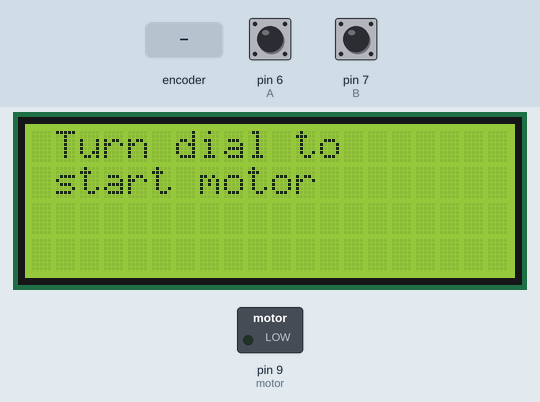
Bench run of a sketch on a simulated Arduino Uno, built with avr-gcc and run on an emulated ATmega328P. Parts: 20×4 character LCD, switched loads named in the sketch (green lamp = pin HIGH). The inputs (shaded band) are chosen by the test bench; at power-on: pin 6 (A) HIGH, pin 7 (B) HIGH. What the sketch prints to the serial monitor is not drawn.

Above: at 1.2 s.
1.3 s: rotary encoder on pin 6 (A) / pin 7 (B) turned 3 steps (first pin leading)
At 2.2 s:
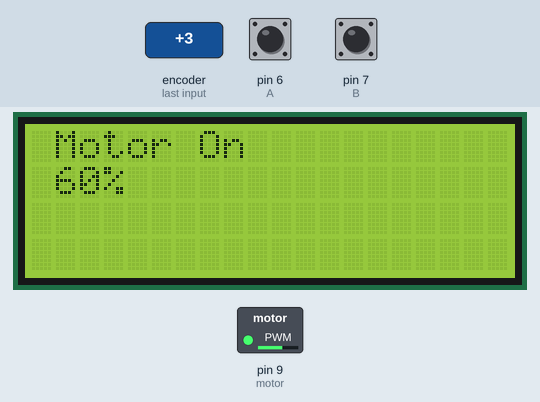
3.4 s: rotary encoder on pin 6 (A) / pin 7 (B) turned 1 step (first pin leading)
At 4.7 s:
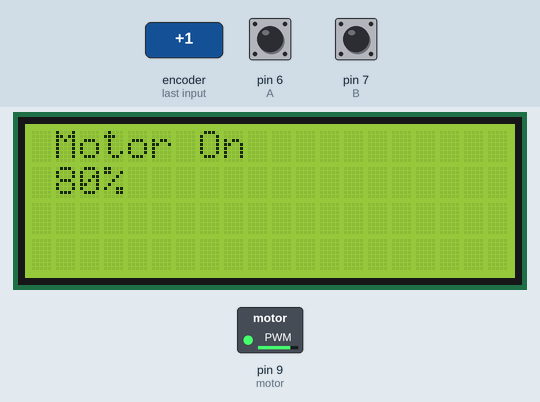
5.1 s: rotary encoder on pin 6 (A) / pin 7 (B) turned 1 step (first pin leading)
At 6.1 s:
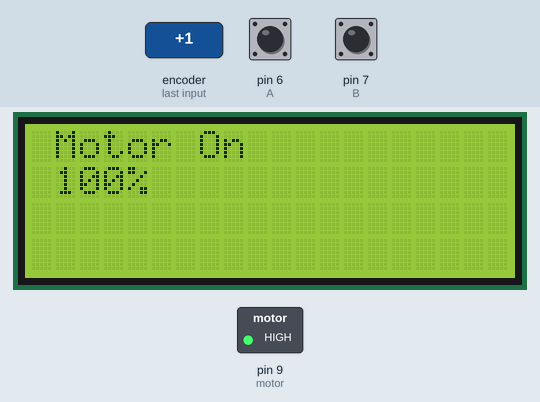
Timing chart, 0 to 8.1 s (numbered marks = the images above; inputs shaded):
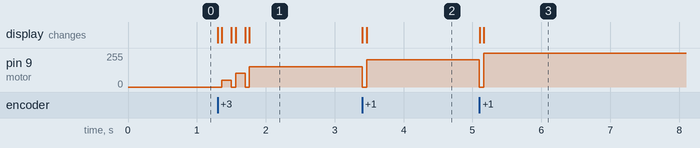

Measured:
- after the input at 1.3 s, the display: first changes at once (image 1 shows a later state)
- after the input at 3.4 s, pin 9 (motor): 153/255 → 0/255 at once, → 204/255 0.06 s later; the display: first changes at once (image 2 shows a later state)
- after the input at 5.1 s, pin 9 (motor): 204/255 → 0/255 at once, → 255/255 0.06 s later; the display: first changes at once (image 3 shows a later state)

The sketch:

Encoder-test.ino
```cpp
#include <Wire.h>
#include <LiquidCrystal_I2C.h>

LiquidCrystal_I2C lcd(0x27,20,4);

 #define A 6
 #define B 7
 #define motor 9
int counter = 0;
int aState;
int aLastState;


 void setup() {
   lcd.init();
   pinMode (A,INPUT);
   pinMode (B,INPUT);
   pinMode(motor, OUTPUT);
   digitalWrite(A, HIGH);
   digitalWrite(B, HIGH);
   lcd.backlight();
   lcd.setCursor(1,0);
   lcd.print("Turn dial to ");
   lcd.setCursor(1,1);
   lcd.print("start motor");

   Serial.begin (9600);
   aLastState = digitalRead(A);
 }
 void loop() {
   aState = digitalRead(A);
   if (aState != aLastState){
     if (digitalRead(B) != aState) {
       counter ++;
       if (counter > 12){
        counter = 0;
       }
       else if (counter < -1){
        counter = 0;
       }
     } else if (counter > -1) {
       counter --;
     }
     Serial.print("Value: ");
     Serial.println(counter);
     if (counter == 2) {
      Serial.println("Motor On");
      Serial.println("20%");
      lcd.setCursor(1,0);
      lcd.print("Motor On");
      lcd.setCursor(1,1);
      lcd.print("20%");
      analogWrite(motor, 51);
     }
     else if (counter == 4) {
      Serial.println("Motor On");
      Serial.println("40%");
      lcd.setCursor(1,0);
      lcd.print("Motor On");
      lcd.setCursor(1,1);
      lcd.print("40%");
      analogWrite(motor, 102);
     }
     else if (counter == 6) {
      Serial.println("Motor On");
      Serial.println("60%");
      lcd.setCursor(1,0);
      lcd.print("Motor On");
      lcd.setCursor(1,1);
      lcd.print("60%");
      analogWrite(motor, 153);
     }
     else if (counter == 8) {
      Serial.println("Motor On");
      Serial.println("80%");
      lcd.setCursor(1,0);
      lcd.print("Motor On");
      lcd.setCursor(1,1);
      lcd.print("80%");
      analogWrite(motor, 204);
     }
     else if (counter == 10) {
      Serial.println("Motor On");
      Serial.println("100%");
      lcd.setCursor(1,0);
      lcd.print("Motor On");
      lcd.setCursor(1,1);
      lcd.print("100%");
      analogWrite(motor, 255);
     }
     else {
      analogWrite(motor, 0);
      lcd.clear();
     }
   }
   aLastState = aState;
 }
```
